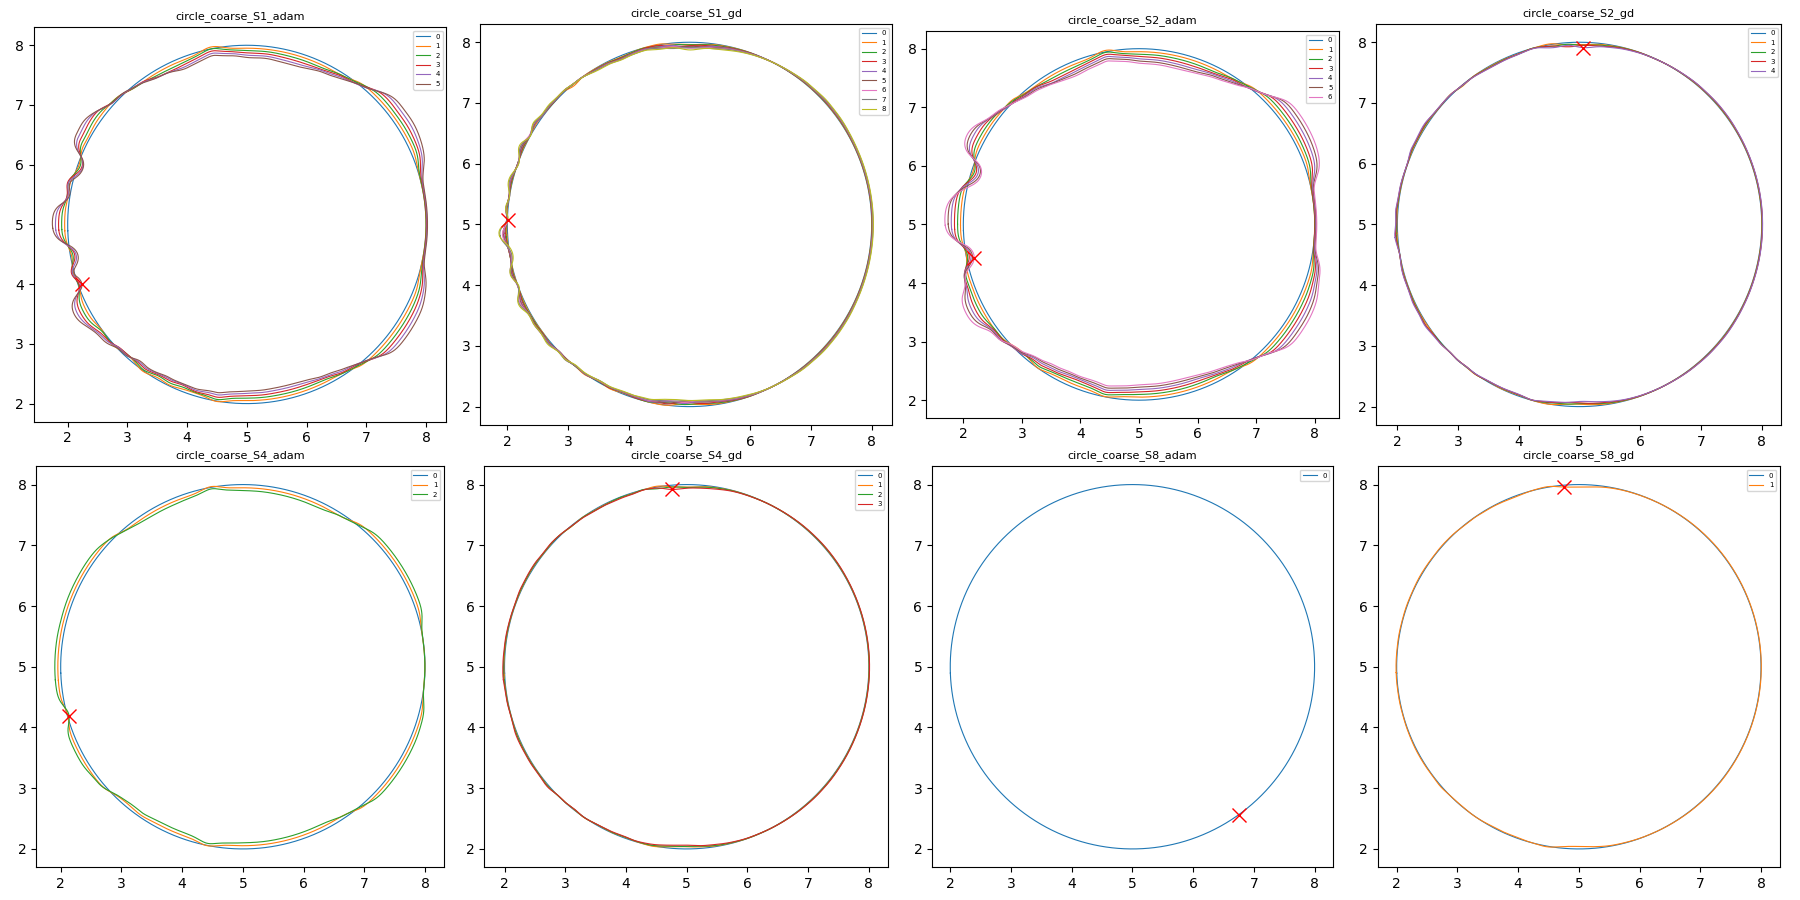

Recreate this plot in Python.
"""Latest iterate of every optc run (second submission): zero sets + curvature extremes."""
import dataclasses, glob, sys
import numpy as np
import jax.numpy as jnp
sys.path.insert(0, "examples/mesh")
from examples.mesh import optimize as O
from jax_dsmc.mesh import levelset as L
import matplotlib; matplotlib.use("Agg"); import matplotlib.pyplot as plt

cfg = O.default_config(); cfg.update(levelset_h=0.0625, levelset_samples=16)
grid, ls0 = O.initial_levelset(cfg)
lo, hi = np.asarray(grid.lo), np.asarray(grid.hi)
tags = sorted(glob.glob("examples/mesh/results/optimize/circle_coarse_S*"))
fig, axes = plt.subplots(2, 4, figsize=(18, 9))
for ax, d in zip(axes.ravel(), tags):
    ks = sorted(int(p.split("_")[-1][:-4]) for p in glob.glob(f"{d}/coef_*.npy"))
    for k in ks:
        ls = dataclasses.replace(ls0, coef=jnp.asarray(np.load(f"{d}/coef_{k}.npy")))
        segs = O.surface_polyline(ls, lo, hi, 1000)
        for j, seg in enumerate(segs):
            ax.plot(seg[:, 0], seg[:, 1], lw=0.8, label=f"{k}" if j == 0 else None)
    # curvature of the last iterate along its zero set
    seg = max(segs, key=len)
    x = jnp.asarray(seg)
    # kappa = div(grad phi / |grad phi|) by finite differences of the normal
    e = 1e-4
    def nrm(p):
        _, g = L.value_and_grad(ls, p); return np.asarray(g) / np.linalg.norm(np.asarray(g), axis=1, keepdims=True)
    kap = sum((nrm(x + e * np.eye(2)[a]) - nrm(x - e * np.eye(2)[a]))[:, a] / (2 * e) for a in range(2))
    i = np.argmin(kap)
    ax.plot(*seg[i], "rx", ms=10)
    print(d.split("/")[-1], "iterates", ks[-1], f"pieces {len(segs)}  kappa min {kap.min():.2f} max {kap.max():.2f} (circle 0.333)  at {seg[i].round(2)}")
    ax.set_aspect("equal"); ax.set_title(d.split("/")[-1], fontsize=8); ax.legend(fontsize=5)
fig.tight_layout(); fig.savefig("scratch/mesh/probe_opt_shapes2.png", dpi=100)
